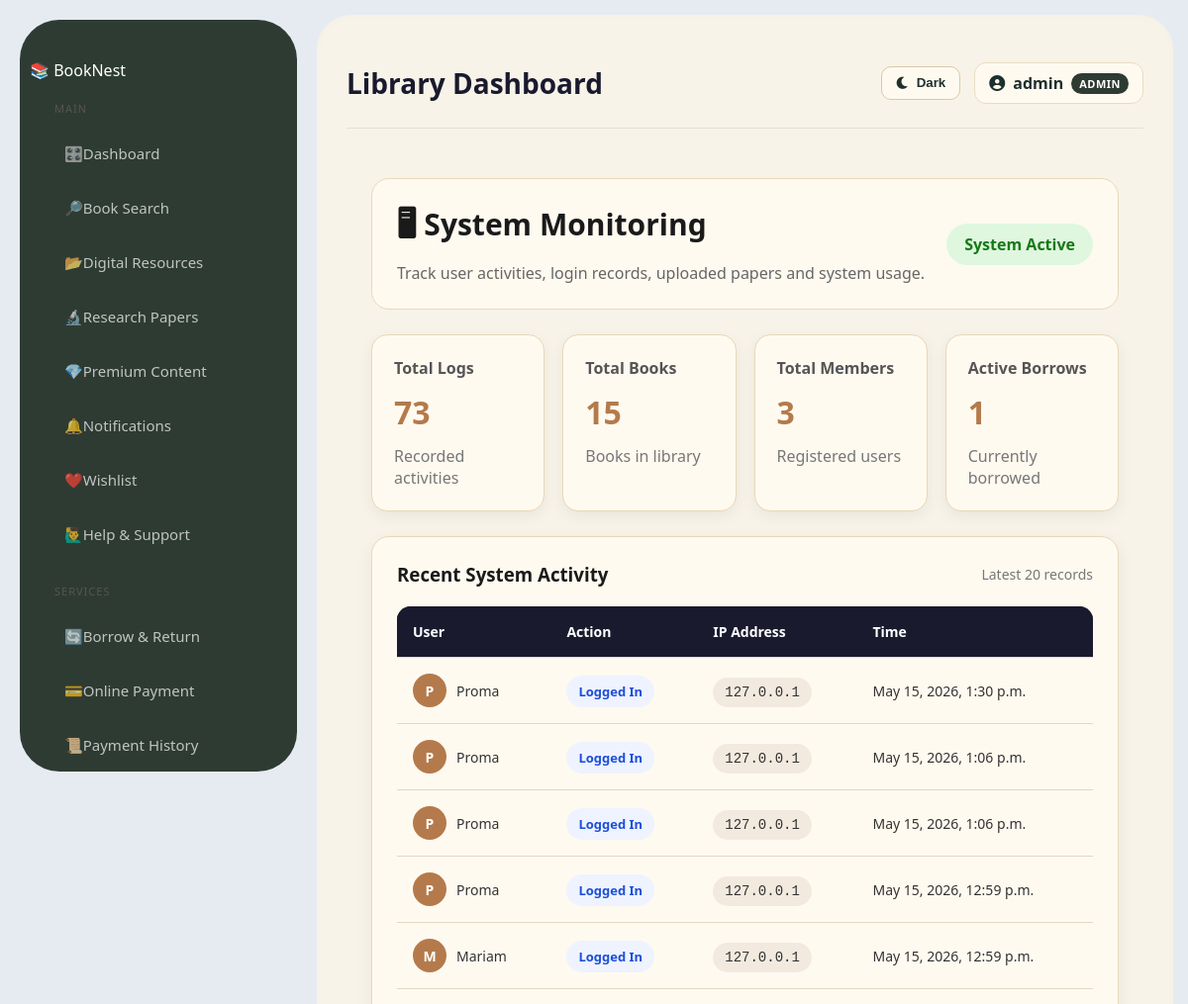
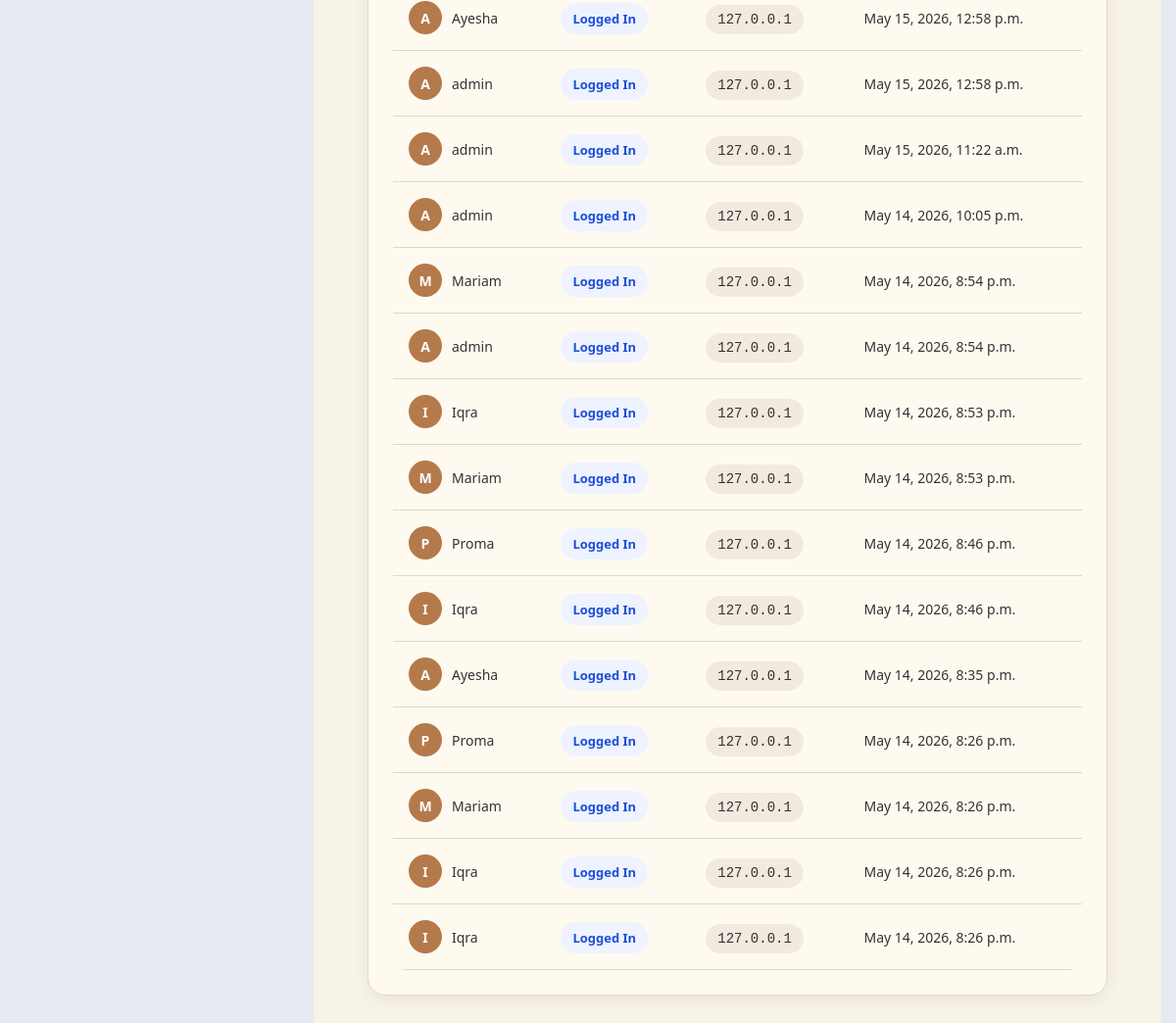
Before: /system-monitoring/ (signed in) with the older database file (2 pictures, top to bottom).
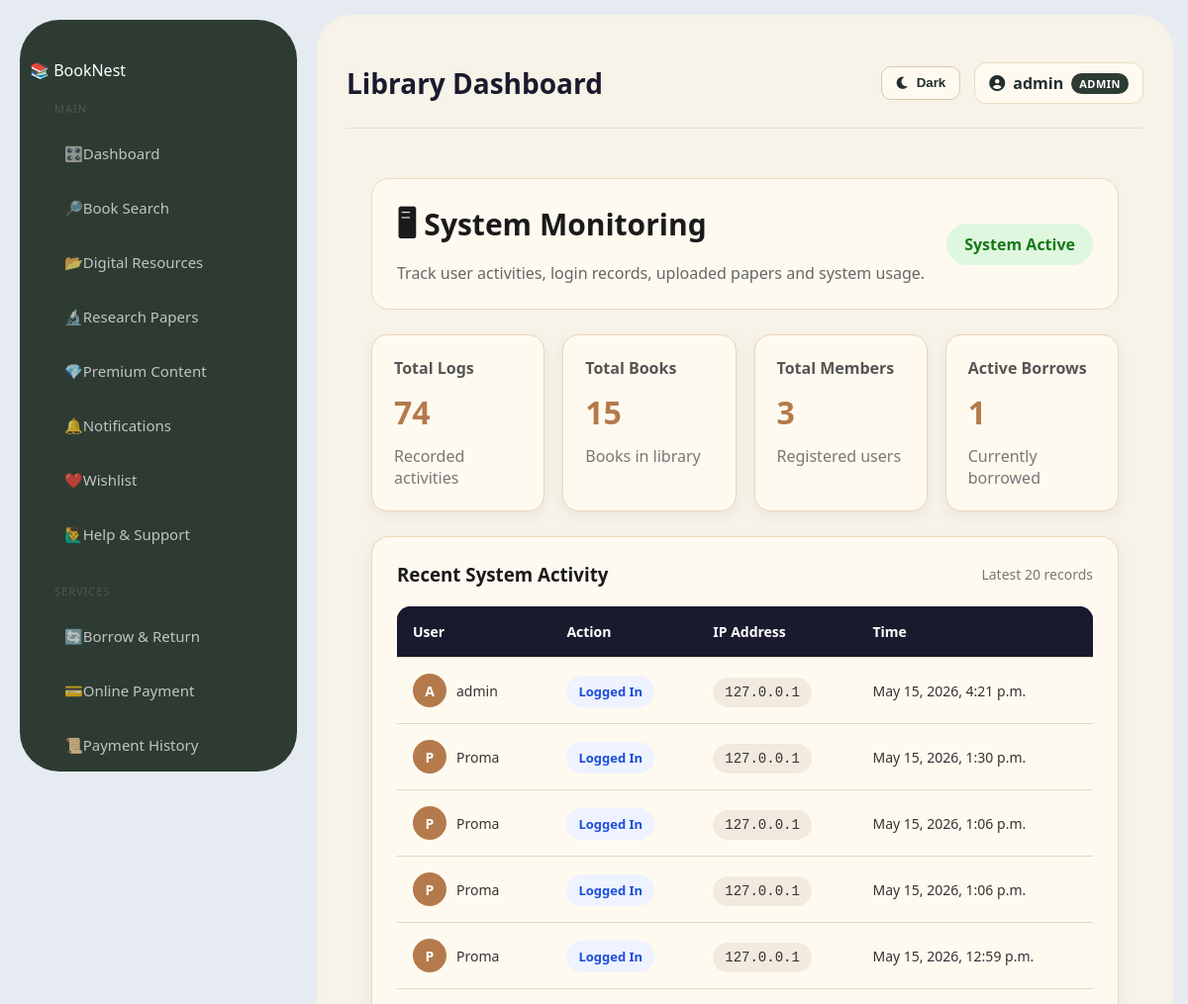
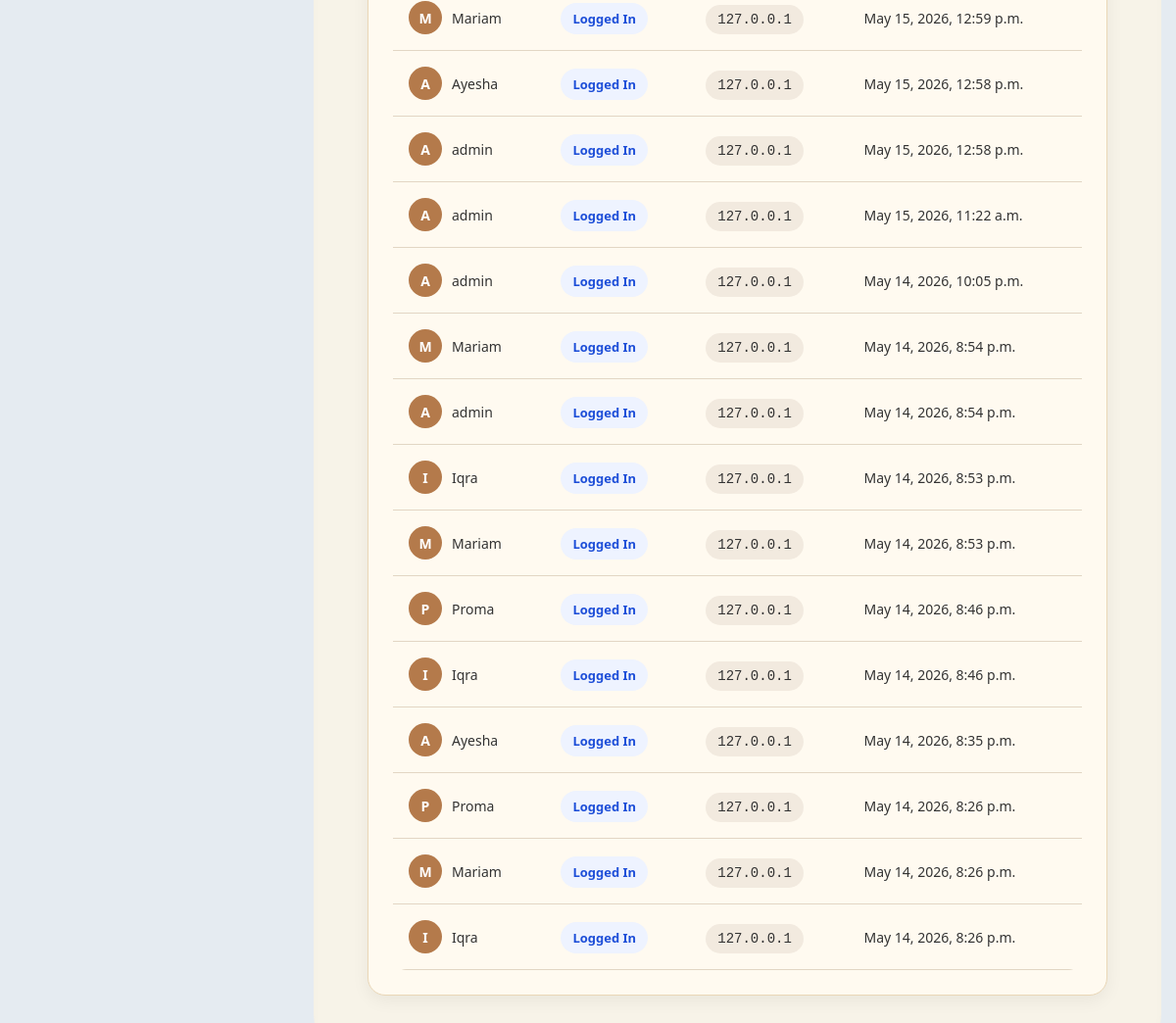
After: the same page with the newer database file (2 pictures, top to bottom).
### library/models.py (models this page shows, shortened)
class SystemLog(models.Model):
    user = models.ForeignKey(settings.AUTH_USER_MODEL, on_delete=models.CASCADE)
    action = models.CharField(max_length=255)
    ip_address = models.CharField(max_length=100)
    timestamp = models.DateTimeField(auto_now_add=True)

class User(AbstractUser):
    ADMIN = 'admin'
    LIBRARIAN = 'librarian'
    REGULAR_USER = 'user'
    ROLE_CHOICES = [
        (ADMIN, 'Administrator'),
        (LIBRARIAN, 'Librarian'),
        (REGULAR_USER, 'Regular User'),
    ]
    role = models.CharField(max_length=20, choices=ROLE_CHOICES, default=REGULAR_USER)
    phone = models.CharField(max_length=15, null=True, blank=True)
    profile_picture = models.ImageField(upload_to='profiles/', null=True, blank=True)
    date_of_birth = models.DateField(null=True, blank=True)
    bio = models.TextField(null=True, blank=True)
    def get_full_name(self):
        if self.first_name and self.last_name:
            return f"{self.first_name} {self.last_name}"
        return self.username

### library/views.py (the view)
# urls.py: path('system-monitoring/', views.system_monitoring, name='system_monitoring'),
@login_required
@user_passes_test(is_librarian_or_admin, login_url='/')
def system_monitoring(request):
    logs = SystemLog.objects.all().order_by('-timestamp')[:20]
    total_logs = SystemLog.objects.count()
    context = {
        'logs': logs,
        'total_logs': total_logs,
        'total_books': Book.objects.count(),
        'total_members': User.objects.filter(role=User.REGULAR_USER).count(),
        'active_borrows': Borrow.objects.filter(is_returned=False).count(),
        'returned_borrows': Borrow.objects.filter(is_returned=True).count(),
    }
    return render(request, 'library/system_monitoring.html', context)

### library/views.py (called while the page is built)
def is_librarian_or_admin(user):
    return user.is_authenticated and (
        user.role in [User.LIBRARIAN, User.ADMIN] or user.is_superuser
    )

### library/templates/library/system_monitoring.html
{% extends 'library/base.html' %}
{% block content %}
<div class="monitoring-page">
    <div class="monitoring-header">
        <div>
            <h2>🖥 System Monitoring</h2>
            <p>Track user activities, login records, uploaded papers and system usage.</p>
        </div>
        <div class="status-badge">
            System Active
        </div>
    </div>
    <div class="monitoring-cards">
        <div class="monitor-card">
            <h4>Total Logs</h4>
            <h2>{{ total_logs }}</h2>
            <p>Recorded activities</p>
        </div>
        <div class="monitor-card">
            <h4>Total Books</h4>
            <h2>{{ total_books }}</h2>
            <p>Books in library</p>
        </div>
        <div class="monitor-card">
            <h4>Total Members</h4>
            <h2>{{ total_members }}</h2>
            <p>Registered users</p>
        </div>
        <div class="monitor-card">
            <h4>Active Borrows</h4>
            <h2>{{ active_borrows }}</h2>
            <p>Currently borrowed</p>
        </div>
    </div>
    <div class="monitoring-table-card">
        <div class="table-header">
            <h3>Recent System Activity</h3>
            <span>Latest 20 records</span>
        </div>
        <table class="professional-monitor-table">
            <thead>
                <tr>
                    <th>User</th>
                    <th>Action</th>
                    <th>IP Address</th>
                    <th>Time</th>
                </tr>
            </thead>
            <tbody>
                {% for log in logs %}
                <tr>
                    <td>
                        <div class="user-cell">
                            <span class="user-avatar">
                                {{ log.user.username|slice:":1"|upper }}
                            </span>
                            <span>{{ log.user.username }}</span>
                        </div>
                    </td>
                    <td>
                        <span class="action-badge">
                            {{ log.action }}
                        </span>
                    </td>
                    <td>
                        <span class="ip-badge">
                            {{ log.ip_address }}
                        </span>
                    </td>
                    <td>{{ log.timestamp }}</td>
                </tr>
                {% empty %}
                <tr>
                    <td colspan="4" class="empty-row">
                        No system activity found.
                    </td>
                </tr>
                {% endfor %}
            </tbody>
        </table>
    </div>
</div>
{% endblock %}

Changed rows visible on the page:
no longer on this page (row unchanged): SystemLog: user.username "I", user.username "Iqra", action "Logged In", ip_address "127.0.0.1", timestamp "May 14, 2026, 8:26 p.m."
added SystemLog: user.username "A", user.username "admin", action "Logged In", ip_address "127.0.0.1", timestamp "May 15, 2026, 4:21 p.m."
Other visible differences:
{{ total_logs }}: "73" → "74"
